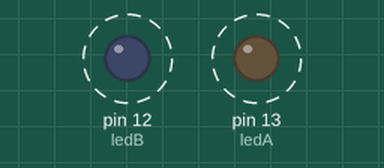
Bench run of a sketch on a simulated Arduino Uno, built with avr-gcc and run on an emulated ATmega328P. Parts: output pins drawn as LEDs (lit = HIGH). Dashed ring = blinking.

Above: at 0.2 s.
Timing chart, 0 to 4.6 s (numbered marks = the images above):
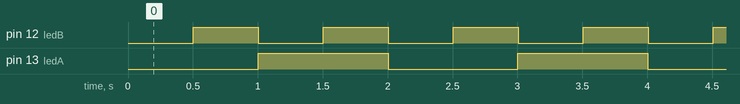

Measured:
- by itself, pin 12 (ledB): alternates HIGH for 0.50 s and LOW for 0.50 s
- by itself, pin 13 (ledA): alternates HIGH for 1.0 s and LOW for 1.0 s
- by itself, everything shown: repeats every 2.0 s, in 6 steps

The sketch:

blink.ino
```cpp
/* Blink without Delay - Pulizia

Semplificato il ciclo condizionale, la seconda funzione non necessita
di una variabile di stato per tracciare il LED.

 */

// constants won't change. Used here to
// set pin numbers:

// First LED
const int ledA =  13;      // the number of the LED pin
// Variables will change:
int ledStateA = LOW;             // ledState used to set the LED
long previousMillisA = 0;        // will store last time LED was updated

// Second LED data
const int ledB = 12; //Secondo LED
// int ledStateB = LOW;             // Possiamo leggere lo stato del registro del LED
                                    // con digitalRead()
long previousMillisB = 0;        // will store last time LED was updated

void setup() {
  // set the digital pin as output:
  pinMode(ledA, OUTPUT);
  pinMode(ledB, OUTPUT);
}

void loop()
{
  lightLedA(1000);
  lightLedB(500);
}

////////////////
// Funzioni

void lightLedA (int interval) {
  // Illumina il ledA secondo un intervallo passato come argomento

  if(millis() - previousMillisA > interval) {
    // save the last time you blinked the LED
    previousMillisA = millis();

    // if the LED is off turn it on and vice-versa:
    ledStateA = !ledStateA ; // Inverti il LED
  }
  digitalWrite(ledA, ledStateA);
}

void lightLedB (int interval) {
  // Illumina il ledB secondo un intervallo passato come argomento

  if(millis() - previousMillisB > interval) {
    previousMillisB = millis();
  digitalWrite(ledB, !digitalRead(ledB));
  // Leggiamo direttamente il registro di ledB e scriviamo il suo opposto,
  // questo ci permette di non dover avere una variabile per tracciare lo stato.
  }
}
/* Domande:
 1. E' possibile avere una sola funzione che permetta di gestire
    qualunque LED io voglia aggiungere?

/* Approfondimenti
 - integrazione tra funzioni e dati: programmazione a oggetti
 - Uso di pointers per modificare dati esterni allo scope della funzione, static
 - Uso di forme di dati strutturate (array, struct) per scambiare dati tra funzioni e programma
 */
```
